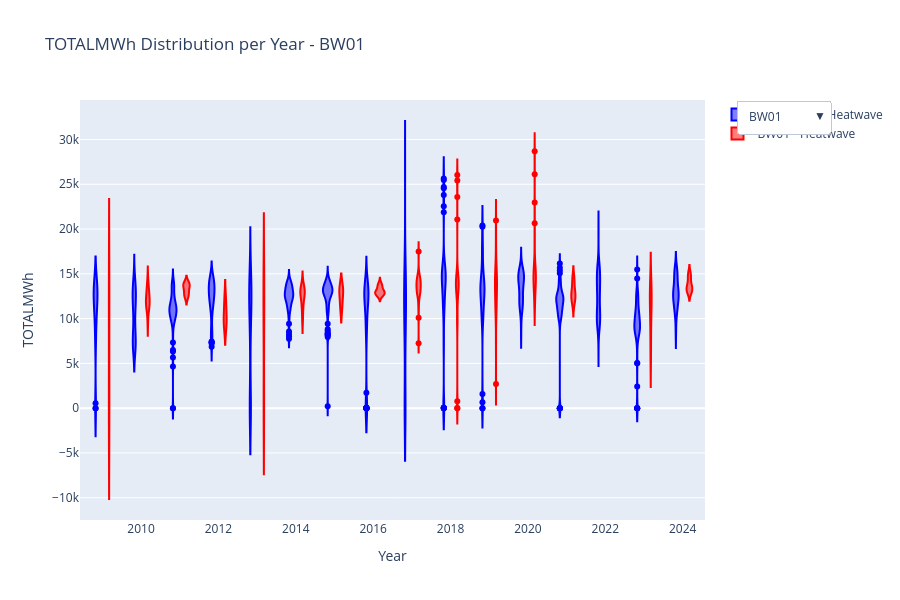

Source (notebook cell):
### Code cell
import plotly.graph_objects as go

# Ensure year column exists
df['year'] = pd.to_datetime(df['time']).dt.year

duids = df['DUID'].unique()

fig = go.Figure()

# Add one trace per DUID and EHF_flag
for i, duid in enumerate(duids):
    subset = df[df['DUID'] == duid]

    # Non-heatwave days
    fig.add_trace(go.Violin(
        x=subset[subset['EHF_flag']==0]['year'],
        y=subset[subset['EHF_flag']==0]['TOTALMWh'],
        name=f'{duid} - Non-Heatwave',
        marker_color='blue',
        visible=(i==0),
        box_visible=False
    ))

    # Heatwave days
    fig.add_trace(go.Violin(
        x=subset[subset['EHF_flag']==1]['year'],
        y=subset[subset['EHF_flag']==1]['TOTALMWh'],
        name=f'{duid} - Heatwave',
        marker_color='red',
        visible=(i==0),
        box_visible=False
    ))

# Create dropdown buttons
buttons = []
for i, duid in enumerate(duids):
    visible = [False] * (2*len(duids))  # 2 traces per DUID
    visible[2*i] = True
    visible[2*i + 1] = True
    buttons.append(dict(
        label=str(duid),
        method='update',
        args=[{"visible": visible},
              {"title": f"TOTALMWh Distribution per Year - {duid}"}]
    ))

# Update layout with dropdown
fig.update_layout(
    title=f"TOTALMWh Distribution per Year - {duids[0]}",
    xaxis_title="Year",
    yaxis_title="TOTALMWh",
    updatemenus=[dict(
        active=0,
        buttons=buttons,
        x=1.05, y=1,
        xanchor="left", yanchor="top"
    )],
    height=600,
    violinmode='group'
)

fig.show()
